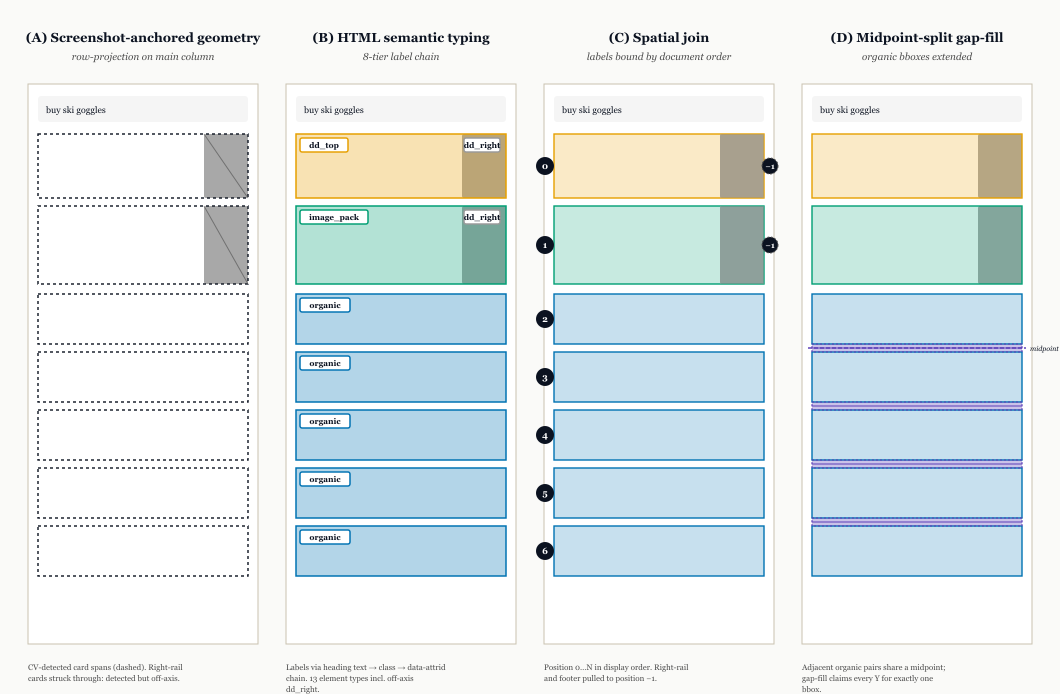
#> input picture figs/fig_pipeline.png, 1060 x 694 px
$ python crop_replay.py fig_pipeline.png
#> lines starting #> are read from the running program, lines starting #| are printed output that depends on the picture
"""Auto-crop the replay PNG to remove dead space below the last content row.

Scans rows from bottom; the first row whose pixel std exceeds a small
threshold is the bottom of content. Crops to that + a small margin.

Usage:
  python crop_replay.py <path/to/full.png>  → writes <path>.cropped.png
"""
from __future__ import annotations

import sys
from pathlib import Path

import numpy as np
from PIL import Image

if len(sys.argv) < 2:
    print("usage: crop_replay.py <path/to/full.png>", file=sys.stderr)
    sys.exit(2)

src = Path(sys.argv[1])
img = Image.open(src).convert("RGB")
#> img is the input picture: PIL image 1060x694 RGB; mean R, G, B 224.7, 233.7, 234.6
arr = np.asarray(img)
h, w = arr.shape[:2]
#> h = 694; w = 1060

# Per-row std across all pixels (RGB averaged)
gray = arr.mean(axis=2)
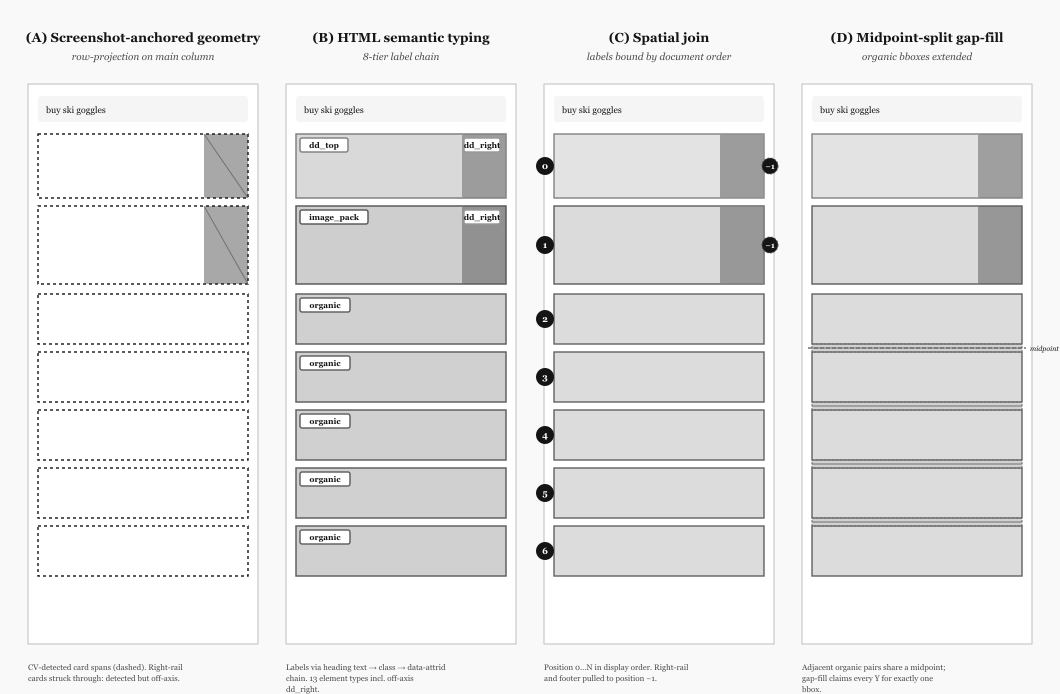
#> gray: shape (694, 1060) float64; min 20.33, max 255, mean 231
row_std = gray.std(axis=1)
#> row_std = 694 values, max 91.73 at index 41, min 2.84e-14 at index 0, mean 23.62

# Background pages-end is ~uniform dark grey (#111). Content rows have std > ~3.
THRESHOLD = 3.0
last_content_row = None
for y in range(h - 1, -1, -1):
    if row_std[y] > THRESHOLD:
        last_content_row = y
        break

if last_content_row is None:
    print("no content found; not cropping", file=sys.stderr)
    sys.exit(0)

# Add small margin (10 px) below last content row
margin = 10
bottom = min(h, last_content_row + margin)
#> bottom = 694

cropped = img.crop((0, 0, w, bottom))
out = src.with_name(src.name.replace(".full.png", ".png"))
cropped.save(out, "PNG", optimize=True)

print(f"original: {w}×{h}")
#| original: 1060×694
print(f"last content row: {last_content_row}  (cropped to {w}×{bottom}, +{margin}px margin)")
#| last content row: 693  (cropped to 1060×694, +10px margin)
print(f"removed: {h - bottom}px dead space")
#| removed: 0px dead space
print(f"wrote {out}")
